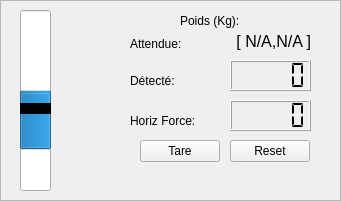
    <widget class="QFrame" name="frame_weight">
     <property name="geometry">
      <rect>
       <x>270</x>
       <y>120</y>
       <width>341</width>
       <height>201</height>
      </rect>
     </property>
     <property name="frameShape">
      <enum>QFrame::StyledPanel</enum>
     </property>
     <property name="frameShadow">
      <enum>QFrame::Raised</enum>
     </property>
     <widget class="QLabel" name="weight_label_2">
      <property name="geometry">
       <rect>
        <x>130</x>
        <y>70</y>
        <width>81</width>
        <height>21</height>
       </rect>
      </property>
      <property name="text">
       <string>Détecté:</string>
      </property>
     </widget>
     <widget class="QLabel" name="weight_label_expected">
      <property name="geometry">
       <rect>
        <x>130</x>
        <y>33</y>
        <width>81</width>
        <height>21</height>
       </rect>
      </property>
      <property name="text">
       <string>Attendue:</string>
      </property>
     </widget>
     <widget class="QLabel" name="weight_label_expected_var">
      <property name="geometry">
       <rect>
        <x>230</x>
        <y>26</y>
        <width>81</width>
        <height>31</height>
       </rect>
      </property>
      <property name="font">
       <font>
        <pointsize>12</pointsize>
       </font>
      </property>
      <property name="layoutDirection">
       <enum>Qt::RightToLeft</enum>
      </property>
      <property name="text">
       <string>[ N/A,N/A ]</string>
      </property>
      <property name="alignment">
       <set>Qt::AlignRight|Qt::AlignTrailing|Qt::AlignVCenter</set>
      </property>
     </widget>
     <widget class="QLabel" name="weight_label_3">
      <property name="geometry">
       <rect>
        <x>130</x>
        <y>110</y>
        <width>101</width>
        <height>21</height>
       </rect>
      </property>
      <property name="text">
       <string>Horiz Force:</string>
      </property>
     </widget>
     <widget class="QLabel" name="weight_label">
      <property name="geometry">
       <rect>
        <x>180</x>
        <y>10</y>
        <width>91</width>
        <height>21</height>
       </rect>
      </property>
      <property name="text">
       <string>Poids (Kg):</string>
      </property>
     </widget>
     <widget class="QLCDNumber" name="weight_lcdNumber">
      <property name="geometry">
       <rect>
        <x>230</x>
        <y>60</y>
        <width>81</width>
        <height>31</height>
       </rect>
      </property>
      <property name="styleSheet">
       <string notr="true"/>
      </property>
      <property name="segmentStyle">
       <enum>QLCDNumber::Flat</enum>
      </property>
     </widget>
     <widget class="QLCDNumber" name="vertforce_lcdNumber">
      <property name="geometry">
       <rect>
        <x>230</x>
        <y>100</y>
        <width>81</width>
        <height>31</height>
       </rect>
      </property>
      <property name="styleSheet">
       <string notr="true"/>
      </property>
      <property name="segmentStyle">
       <enum>QLCDNumber::Flat</enum>
      </property>
     </widget>
     <widget class="QPushButton" name="Tare_Button">
      <property name="enabled">
       <bool>true</bool>
      </property>
      <property name="geometry">
       <rect>
        <x>140</x>
        <y>140</y>
        <width>80</width>
        <height>22</height>
       </rect>
      </property>
      <property name="text">
       <string>Tare</string>
      </property>
     </widget>
     <widget class="QPushButton" name="Tare_Reset_Button">
      <property name="enabled">
       <bool>true</bool>
      </property>
      <property name="geometry">
       <rect>
        <x>230</x>
        <y>140</y>
        <width>80</width>
        <height>22</height>
       </rect>
      </property>
      <property name="palette">
       <palette>
        <active/>
        <inactive/>
        <disabled/>
       </palette>
      </property>
      <property name="text">
       <string>Reset</string>
      </property>
     </widget>
     <widget class="QProgressBar" name="weightProgressBar">
      <property name="geometry">
       <rect>
        <x>20</x>
        <y>10</y>
        <width>31</width>
        <height>111</height>
       </rect>
      </property>
      <property name="value">
       <number>24</number>
      </property>
      <property name="textVisible">
       <bool>false</bool>
      </property>
      <property name="orientation">
       <enum>Qt::Vertical</enum>
      </property>
     </widget>
     <widget class="QProgressBar" name="weightProgressBar_2">
      <property name="geometry">
       <rect>
        <x>20</x>
        <y>110</y>
        <width>31</width>
        <height>81</height>
       </rect>
      </property>
      <property name="minimum">
       <number>0</number>
      </property>
      <property name="maximum">
       <number>100</number>
      </property>
      <property name="value">
       <number>50</number>
      </property>
      <property name="alignment">
       <set>Qt::AlignRight|Qt::AlignTop|Qt::AlignTrailing</set>
      </property>
      <property name="textVisible">
       <bool>false</bool>
      </property>
      <property name="orientation">
       <enum>Qt::Vertical</enum>
      </property>
      <property name="invertedAppearance">
       <bool>true</bool>
      </property>
      <property name="textDirection">
       <enum>QProgressBar::TopToBottom</enum>
      </property>
     </widget>
     <widget class="Line" name="line">
      <property name="geometry">
       <rect>
        <x>20</x>
        <y>100</y>
        <width>31</width>
        <height>16</height>
       </rect>
      </property>
      <property name="frameShadow">
       <enum>QFrame::Plain</enum>
      </property>
      <property name="lineWidth">
       <number>11</number>
      </property>
      <property name="orientation">
       <enum>Qt::Horizontal</enum>
      </property>
     </widget>
    </widget>
